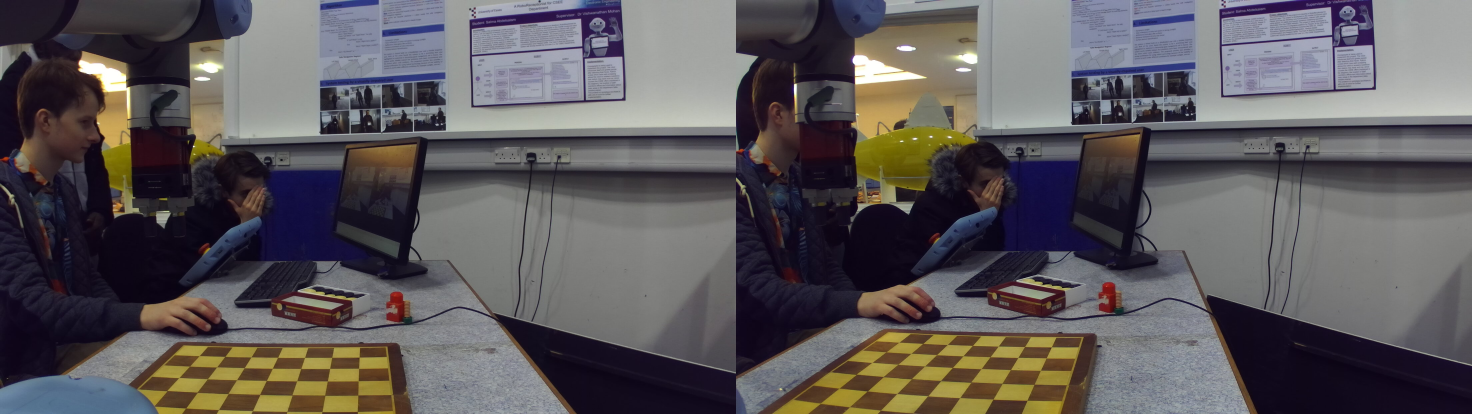
#> input picture Testboards/2019-02-14-150548.jpg, 4416 x 1242 px, found by its file name (shown at 1/3 size); its folder holds 4 pictures in this run
$ python 'Camera Calibration.py'
#> lines starting #> are read from the running program, lines starting #| are printed output that depends on the picture
import cv2
import numpy as np
import os

PATH='C:/Users/Matt/Desktop/Testboards/'

# termination criteria
criteria = (cv2.TERM_CRITERIA_EPS + cv2.TERM_CRITERIA_MAX_ITER, 30, 0.001)

# prepare object points, like (0,0,0), (1,0,0), (2,0,0) ....,(6,5,0)
objp = np.zeros((6*7,3), np.float32)
objp[:,:2] = np.mgrid[0:7,0:6].T.reshape(-1,2)

# Arrays to store object points and image points from all the images.
objpoints = [] # 3d point in real world space
imgpoints = [] # 2d points in image plane.

size=None

for fname in os.listdir(PATH):
    img = cv2.imread(PATH+fname)
#> img is the input picture: shape (1242, 4416, 3); mean B, G, R 91.1, 88.7, 92.9
    img = img[:,:img.shape[1]//2]
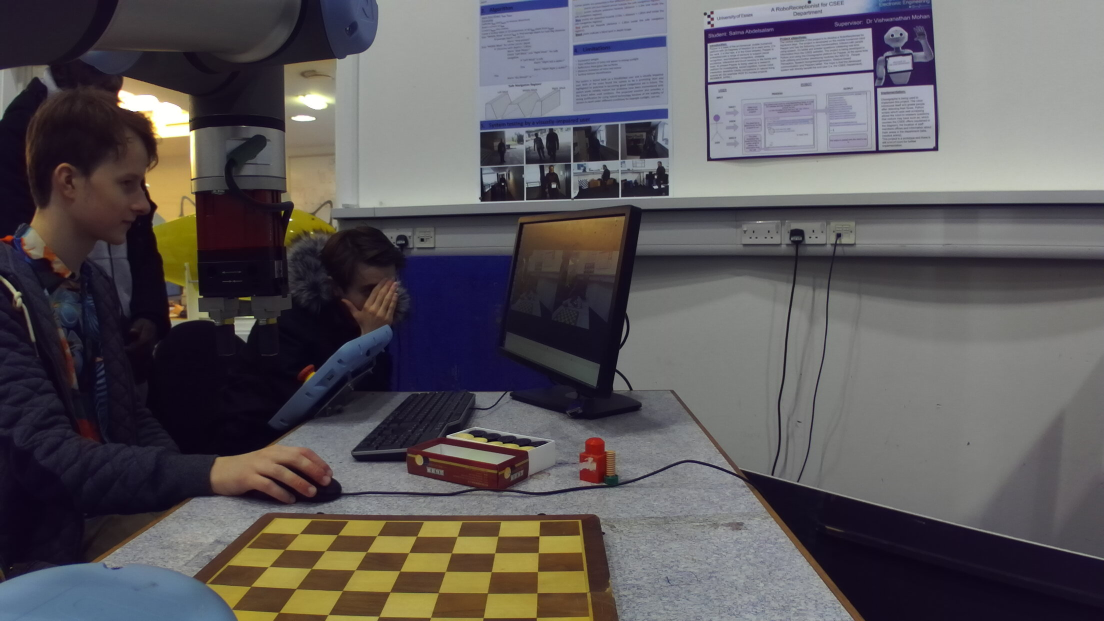
#> img: shape (1242, 2208, 3) (shown at 1/2 size); mean B, G, R 90.8, 87.8, 91.9
    img = cv2.resize(img, (0,0), fx=0.5, fy=0.5)
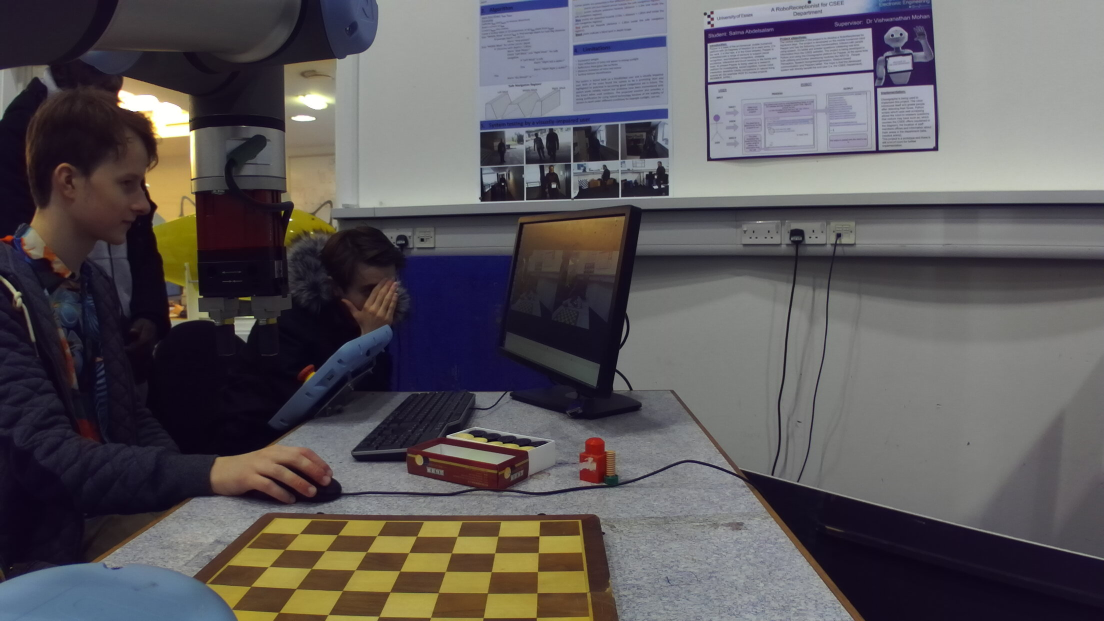
#> img: shape (621, 1104, 3); mean B, G, R 90.9, 88, 92
    gray = cv2.cvtColor(img,cv2.COLOR_BGR2GRAY)
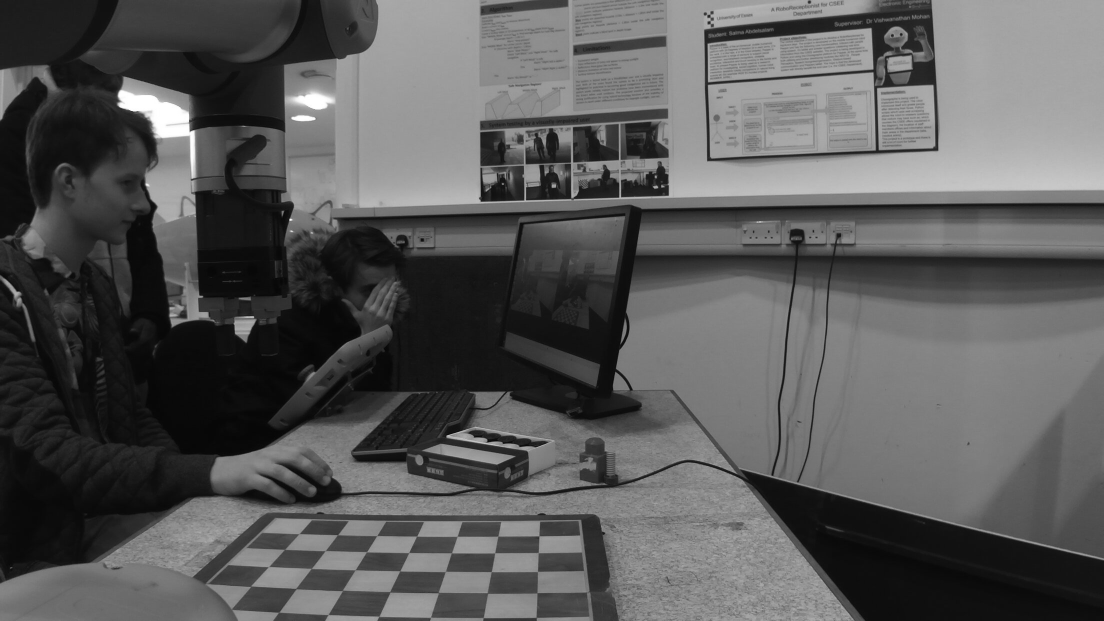
#> gray: shape (621, 1104); min 6, max 255, mean 89.5
    if size is None:
        size=gray.shape[::-1]
#> size = (1104, 621)

    # Find the chess board corners
    ret, corners = cv2.findChessboardCorners(gray, (7,6),None)
#> ret = False; corners = None

    # If found, add object points, image points (after refining them)
    if ret == True:
        objpoints.append(objp)

        corners2=cv2.cornerSubPix(gray,corners,(11,11),(-1,-1),criteria)
        imgpoints.append(corners2)

        # Draw and display the corners
        cv2.drawChessboardCorners(img, (7,6), corners2,ret)
        cv2.imshow('img',img)
        cv2.waitKey(500)
#> pass 2 of the loop `for fname in os.listdir(PATH):`:
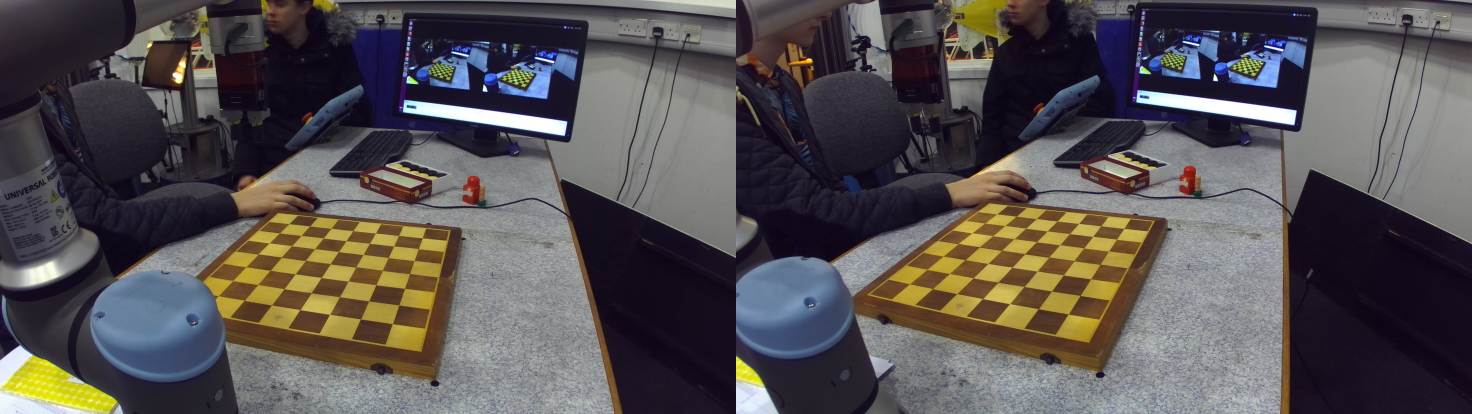
#> input picture Testboards/2019-02-14-150901.jpg, 4416 x 1242 px, found by its file name (shown at 1/3 size)
#> img is the input picture: shape (1242, 4416, 3); mean B, G, R 82.6, 81.9, 86.9
#> ret = True; corners = 42 rows, first 8: [419.5, 349.5], [451.7, 353.4], [485, 357.4], [519.3, 361.3], [554.5, 365.3], [590.7, 369.3], [627.7, 373.3], [404, 364.5]
#> corners2 = 42 rows, first 8: [419.4, 349.6], [451.8, 353.4], [485, 357.3], [519.3, 361.3], [554.5, 365.2], [590.7, 369.1], [627.7, 373.2], [404.1, 364.6]
#> `cv2.drawChessboardCorners(img, (7,6), corners2,ret)`:
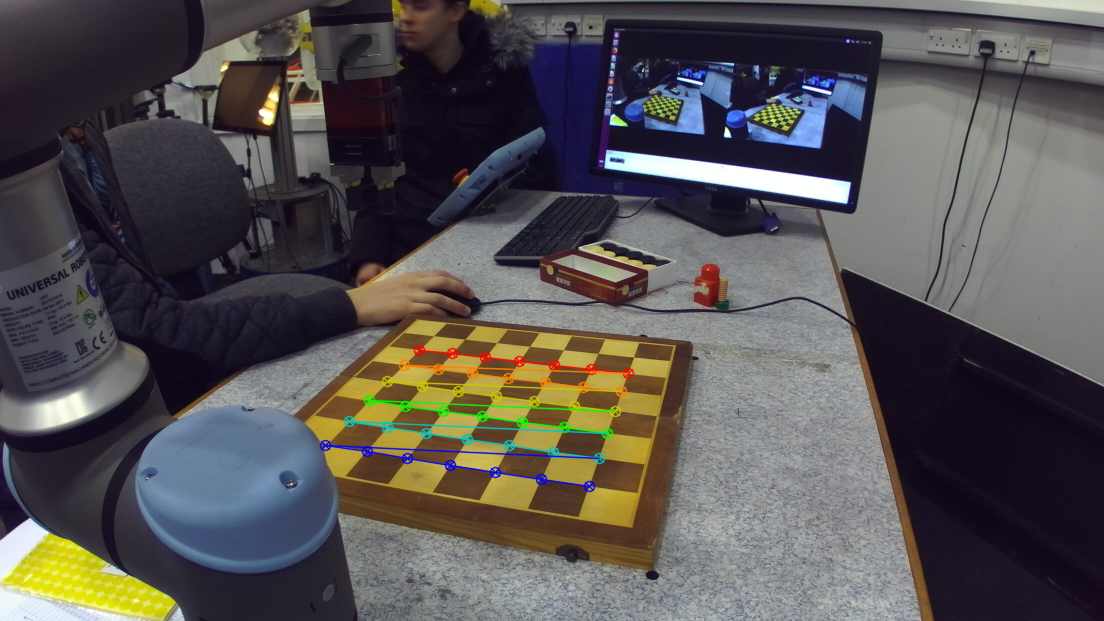
#> img: shape (621, 1104, 3); mean B, G, R 82.4, 82.6, 86.5
#> pass 3 of the loop `for fname in os.listdir(PATH):`:
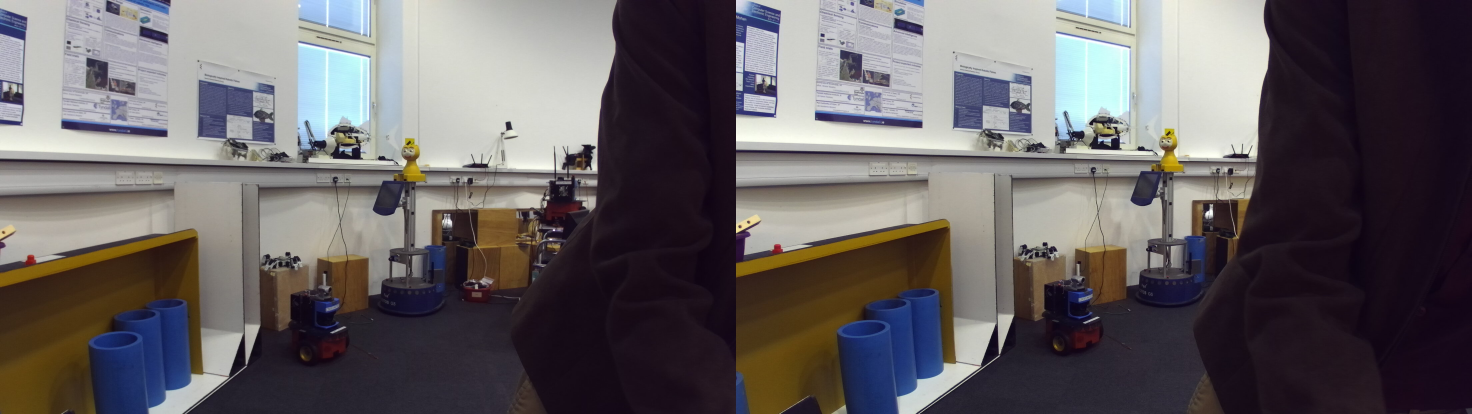
#> input picture Testboards/2019-02-15-145934.jpg, 4416 x 1242 px, found by its file name (shown at 1/3 size)
#> img is the input picture: shape (1242, 4416, 3); mean B, G, R 99.1, 96.9, 102.1
#> `gray = cv2.cvtColor(img,cv2.COLOR_BGR2GRAY)`:
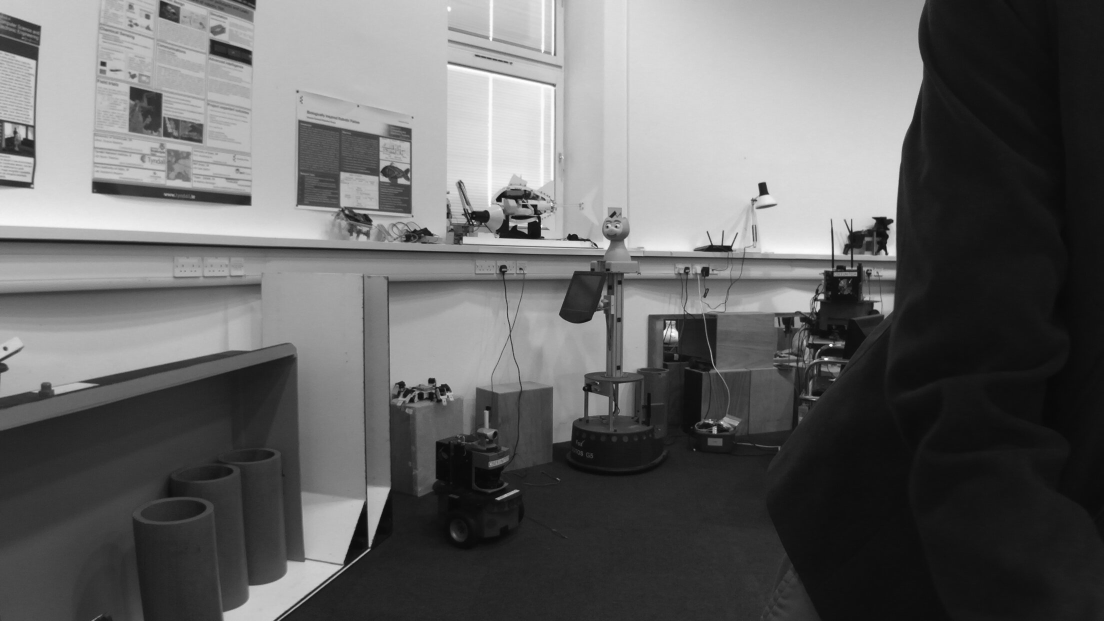
#> gray: shape (621, 1104); min 8, max 254, mean 102.2
#> ret = False; corners = None
#> the loop made 4 passes; the first 3 are shown

cv2.destroyAllWindows()

for fname in os.listdir(PATH):
    img = cv2.imread(PATH+fname)
    img = img[:,img.shape[1]//2:]
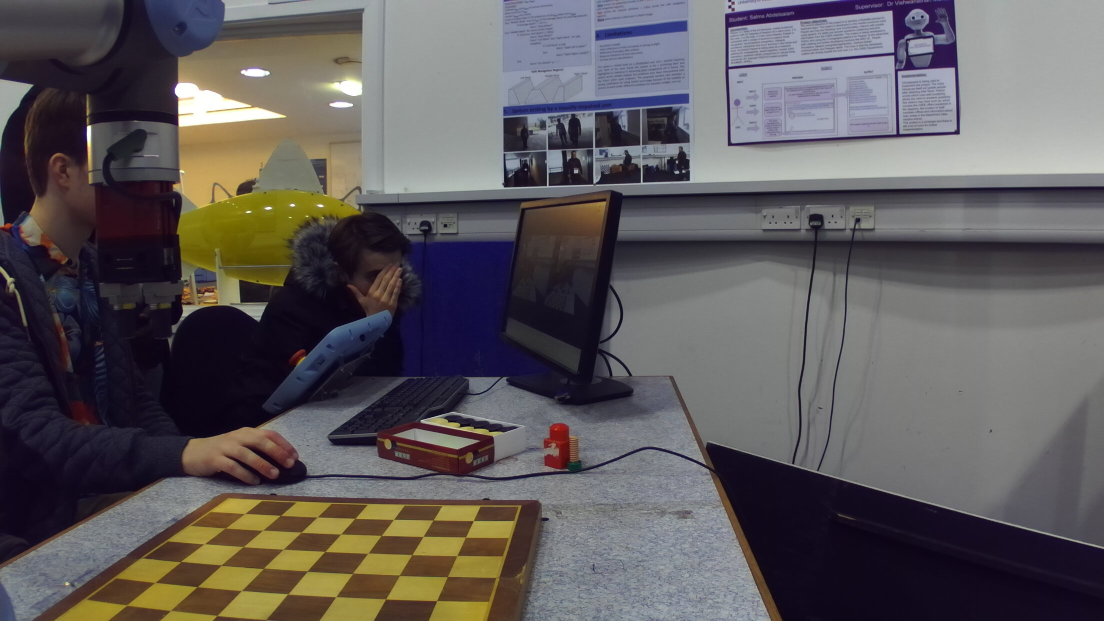
#> img: shape (1242, 2208, 3) (shown at 1/2 size); mean B, G, R 91.4, 89.5, 94
    img = cv2.resize(img, (0,0), fx=0.5, fy=0.5)
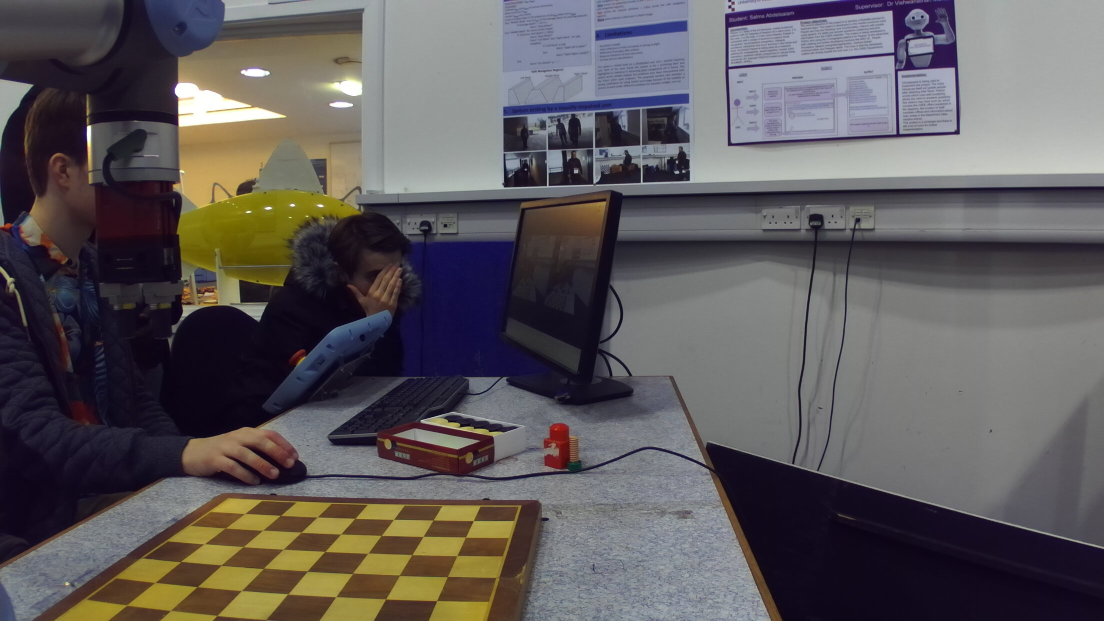
#> img: shape (621, 1104, 3); mean B, G, R 91.5, 89.6, 94.2
    gray = cv2.cvtColor(img,cv2.COLOR_BGR2GRAY)
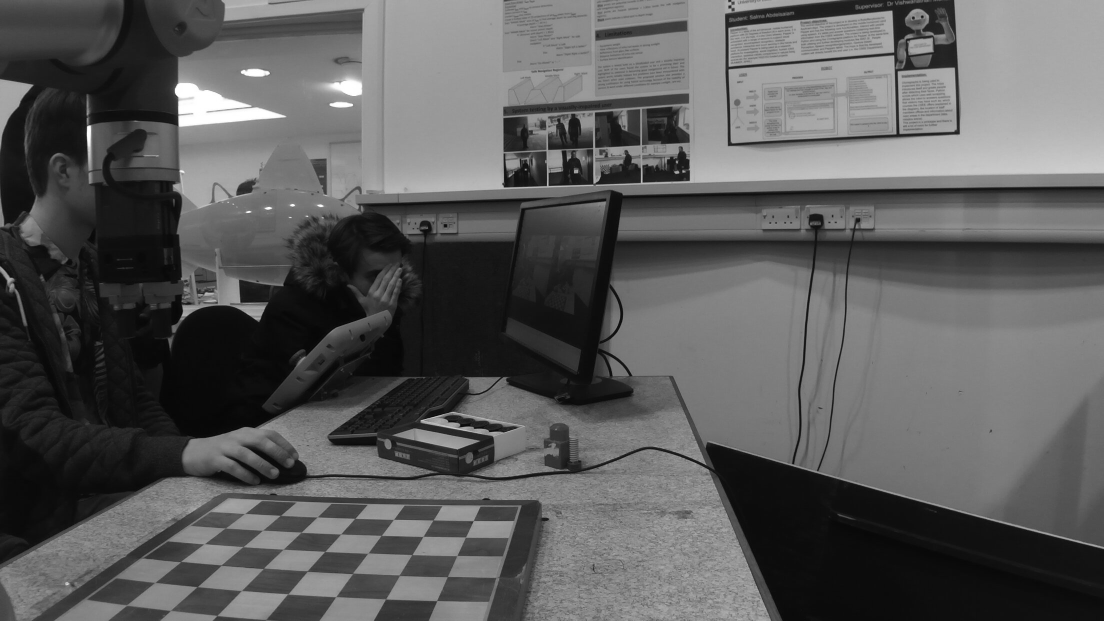
#> gray: shape (621, 1104); min 6, max 255, mean 91.2
    if size is None:
        size=gray.shape[::-1]

    # Find the chess board corners
    ret, corners = cv2.findChessboardCorners(gray, (7,6),None)

    # If found, add object points, image points (after refining them)
    if ret == True:
        objpoints.append(objp)

        corners2=cv2.cornerSubPix(gray,corners,(11,11),(-1,-1),criteria)
        imgpoints.append(corners2)

        # Draw and display the corners
        cv2.drawChessboardCorners(img, (7,6), corners2,ret)
        cv2.imshow('img',img)
        cv2.waitKey(500)
#> pass 2 of the loop `for fname in os.listdir(PATH):`:
#> `gray = cv2.cvtColor(img,cv2.COLOR_BGR2GRAY)`:
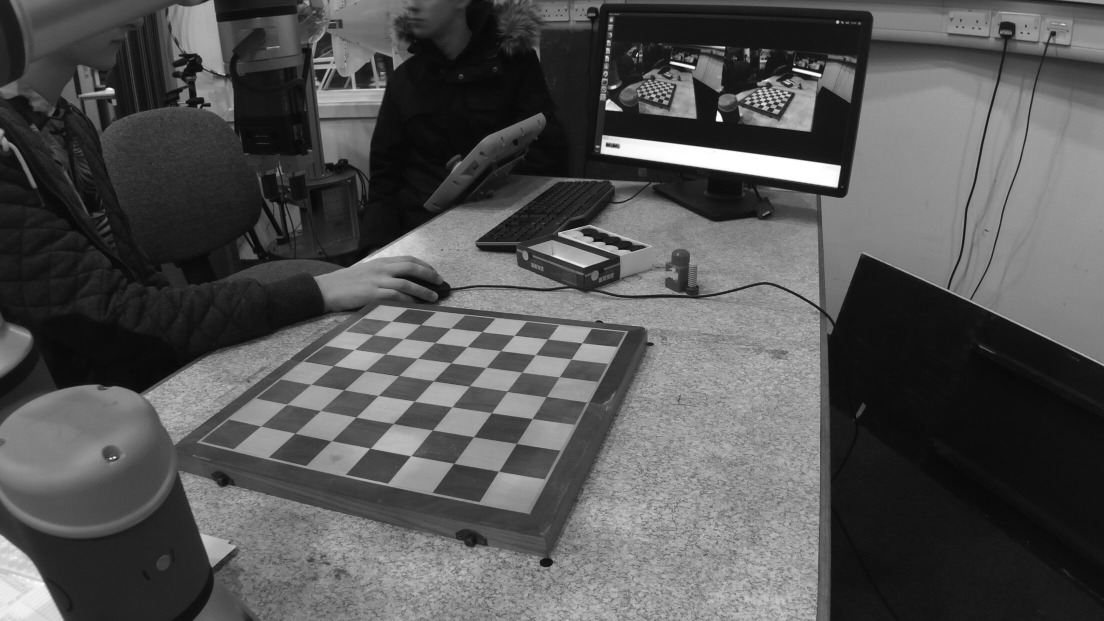
#> gray: shape (621, 1104); min 8, max 255, mean 83.5
#> pass 3 of the loop `for fname in os.listdir(PATH):`:
#> `gray = cv2.cvtColor(img,cv2.COLOR_BGR2GRAY)`:
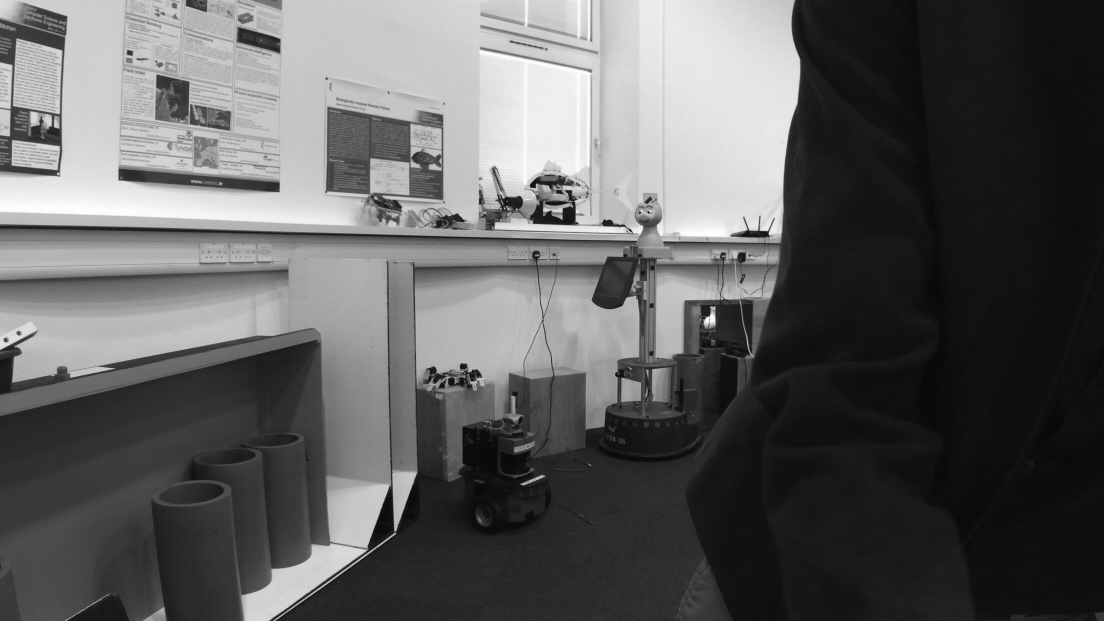
#> gray: shape (621, 1104); min 7, max 255, mean 95.5
#> the loop made 4 passes; the first 3 are shown

cv2.destroyAllWindows()

ret, mtx, dist, rvecs, tvecs = cv2.calibrateCamera(objpoints, imgpoints, size,None,None)

print(mtx)
print(dist)

np.save(PATH+"Camera_Calibration_Mtx",mtx)
np.save(PATH+"Camera_Calibration_Dist",dist)
